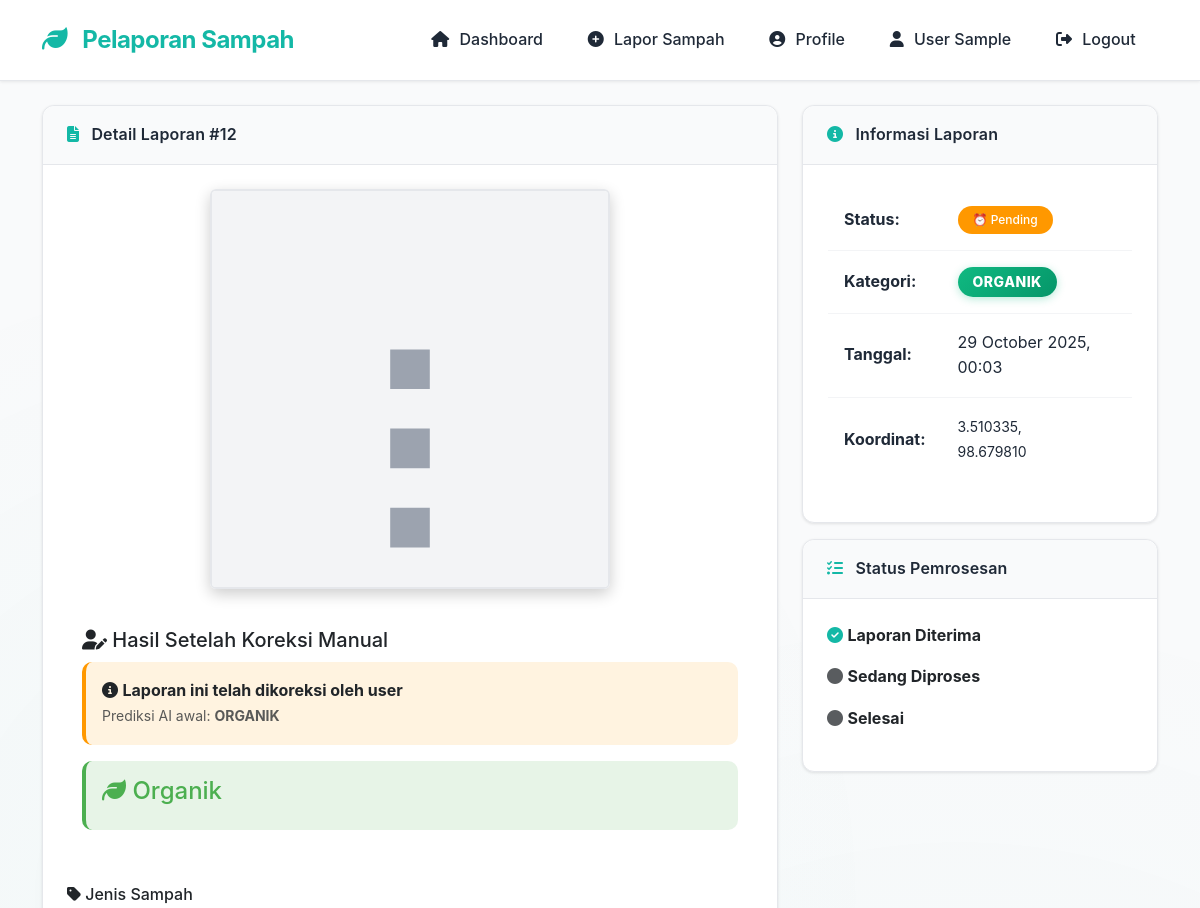
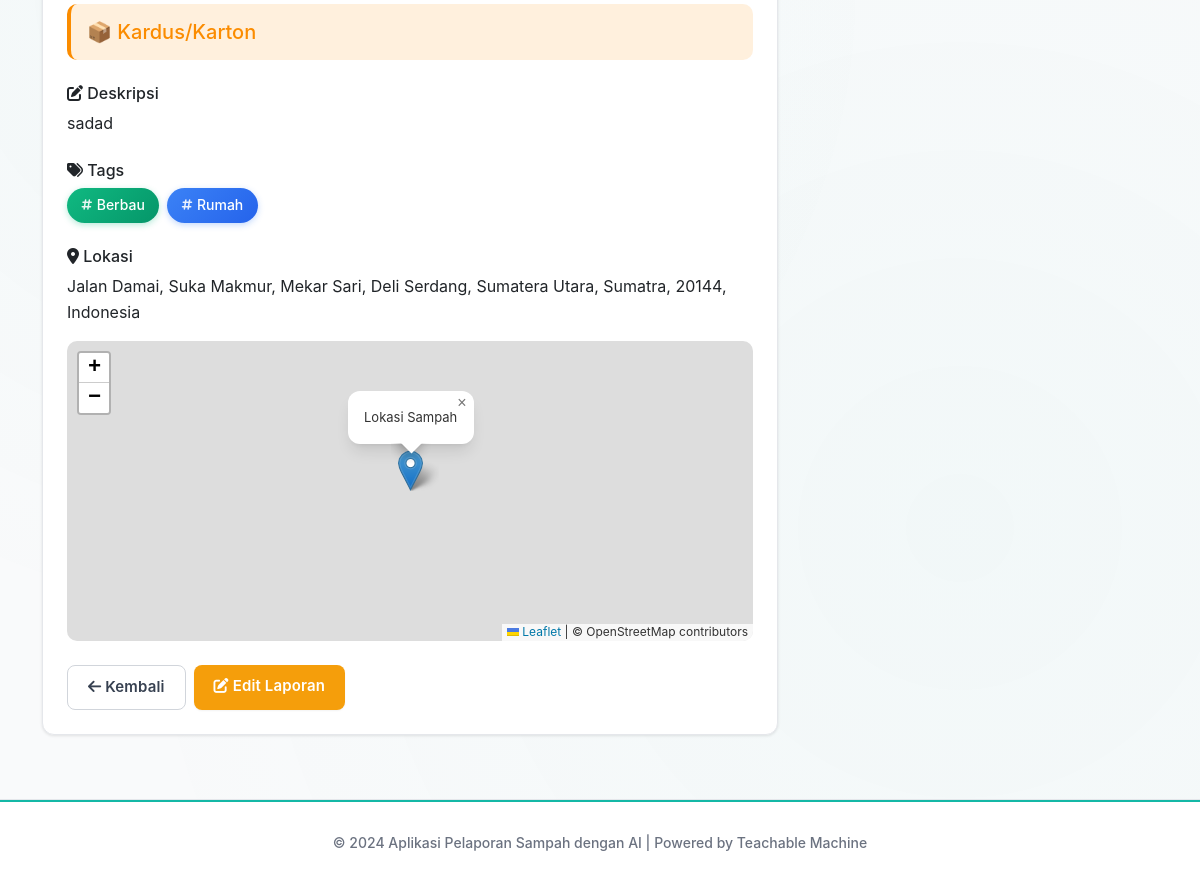
The app's page /user/detail.php?id=12 (signed in) with its own data (2 pictures, top to bottom).
### tables this page shows
CREATE TABLE IF NOT EXISTS `reports` (
  `id` int(11) NOT NULL AUTO_INCREMENT,
  `user_id` int(11) NOT NULL,
  `kategori` enum('organik','anorganik','b3') NOT NULL,
  `jenis_sampah` enum(
    'daun','makanan','kayu','buah_sayur','kotoran_hewan','tulang','kulit_telur','ampas_kopi','kotoran_dapur','kertas_tisu','serbuk_gergaji',
    'botol_plastik','kantong_plastik','gelas_plastik','sedotan_plastik','styrofoam','kemasan_plastik','ember_plastik','mainan_plastik','jerigen_plastik','plastik_lainnya','plastik',
    'kertas','koran','buku','karton','kertas_kantor','amplop','dus_bekas',
    'kaleng_minuman','kaleng_makanan','logam','kawat','paku','seng','foil_aluminium',
    'botol_kaca','pecahan_kaca','cermin','stoples_kaca','kaca',
    'kain','sepatu','tas','selimut','boneka','topi',
    'ban_bekas','sandal_karet','sarung_tangan','balon','pipa_pralon',
    'keramik','bata','karpet','kasur','furniture','gabus','lilin',
    'baterai','lampu','elektronik','hp_bekas','komputer','tv_bekas','kabel_elektronik','charger','aki',
    'oli','cat','obat','pestisida','semprot_serangga','tinta_printer','kaleng_aerosol','termometer',
    'masker','jarum_suntik','sarung_tangan_medis','perban',
    'tidak_diketahui','lainnya'
  ) DEFAULT NULL COMMENT 'Jenis sampah spesifik - 80+ kategori',
  `gambar` varchar(255) NOT NULL,
  `additional_images` text DEFAULT NULL COMMENT 'JSON array untuk gambar tambahan',
  `deskripsi` text DEFAULT NULL,
  `lokasi_latitude` decimal(10,8) NOT NULL,
  `lokasi_longitude` decimal(11,8) NOT NULL,
  `alamat_lokasi` text NOT NULL,
  `whatsapp_number` varchar(20) DEFAULT NULL COMMENT 'Nomor WhatsApp user untuk notifikasi',
  `confidence` decimal(5,2) DEFAULT NULL COMMENT 'AI confidence score (0-100)',
  `ai_prediction` enum('organik','anorganik','b3') DEFAULT NULL,
  `is_corrected` tinyint(1) DEFAULT 0 COMMENT 'Apakah sudah dikoreksi manual oleh admin',
  `correction_note` text DEFAULT NULL COMMENT 'Catatan koreksi dari admin',
  `tags` varchar(500) DEFAULT NULL COMMENT 'Comma-separated tags untuk analitik',
  `status` enum('pending','diproses','selesai') DEFAULT 'pending',
  `created_at` timestamp NOT NULL DEFAULT current_timestamp(),
  PRIMARY KEY (`id`),
  KEY `user_id` (`user_id`),
  KEY `idx_status` (`status`),
  KEY `idx_kategori` (`kategori`),
  KEY `idx_created_at` (`created_at`),
  CONSTRAINT `reports_ibfk_1` FOREIGN KEY (`user_id`) REFERENCES `users` (`id`) ON DELETE CASCADE
);

### user/detail.php (the view, shortened to what the rows shown need)
<?php
require_once '../classes/Report.php';
require_once '../assets/js/jenis-sampah.php';
$database = new Database();
$db = $database->getConnection();
$report = new Report($db);
$id = filter_input(INPUT_GET, 'id', FILTER_VALIDATE_INT);
$reportData = $report->getById($id);
?>
<!DOCTYPE html>
<html lang="id">
<head>
    <link href="https://cdn.jsdelivr.net/npm/bootstrap@5.3.0/dist/css/bootstrap.min.css" rel="stylesheet">
    <link rel="stylesheet" href="https://cdnjs.cloudflare.com/ajax/libs/font-awesome/6.4.0/css/all.min.css">
    <link rel="stylesheet" href="https://unpkg.com/leaflet@1.9.4/dist/leaflet.css" />
    <link rel="stylesheet" href="../assets/css/style.css">
</head>
<body>
    <div class="container mt-4 mb-5">
        <div class="row">
            <div class="col-lg-8">
                <div class="card fade-in">
                    <div class="card-header">
                        <i class="fas fa-file-alt"></i> Detail Laporan #<?php echo $reportData['id']; ?>
                    </div>
                    <div class="card-body">
                        <div class="text-center mb-4">
                        </div>
                        <div class="classification-result mb-4">
                            <?php if (isset($reportData['is_corrected']) && $reportData['is_corrected']): ?>
                                <div class="alert" style="background-color: #fff3e0; border-left: 4px solid #ff9800;">
                                    <?php if (!empty($reportData['ai_prediction'])): ?>
                                        <small class="text-muted">
                                            Prediksi AI awal: <strong><?php echo strtoupper($reportData['ai_prediction']); ?></strong>
                                        </small>
                                    <?php endif; ?>
                                </div>
                            <?php else: ?>
                                <h5><i class="fas fa-robot"></i> Hasil Klasifikasi AI</h5>
                            <?php endif; ?>
                        </div>
                        <?php if (isset($reportData['jenis_sampah'])): ?>
                            <?php $jenisInfo = getJenisSampahInfo($reportData['jenis_sampah']); ?>
                            <div class="mb-4">
                                <h6><i class="fas fa-tag"></i> Jenis Sampah</h6>
                                <div class="alert" style="background-color: <?php echo $jenisInfo['color']; ?>22; border-left: 4px solid <?php echo $jenisInfo['color']; ?>;">
                                    <h5 style="color: <?php echo $jenisInfo['color']; ?>; margin-bottom: 0;">
                                        <?php echo $jenisInfo['icon']; ?> <?php echo $jenisInfo['label']; ?>
                                    </h5>
                                </div>
                            </div>
                        <?php endif; ?>
                        <?php if ($reportData['deskripsi']): ?>
                            <div class="mb-4">
                                <h6><i class="fas fa-edit"></i> Deskripsi</h6>
                                <p><?php echo nl2br(htmlspecialchars($reportData['deskripsi'])); ?></p>
                            </div>
                        <?php endif; ?>
                        <?php if (!empty($reportData['tags'])): ?>
                            <div class="mb-4">
                                <div class="tags-display">
                                    <?php
                                    $tagsArray = explode(',', $reportData['tags']);
                                    foreach ($tagsArray as $tag):
                                        $tag = trim($tag);
                                        if (!empty($tag)):
                                    ?>
                                        <span class="tag-badge">
                                            <i class="fas fa-hashtag"></i> <?php echo htmlspecialchars($tag); ?>
                                        </span>
                                    <?php
                                        endif;
                                    endforeach;
                                    ?>
                                </div>
                            </div>
                        <?php endif; ?>
                        <div class="mb-4">
                            <h6><i class="fas fa-map-marker-alt"></i> Lokasi</h6>
                            <p><?php echo htmlspecialchars($reportData['alamat_lokasi']); ?></p>
                            <div id="detailMap" style="height: 300px; border-radius: 10px;"></div>
                        </div>
                        <div class="d-grid gap-2 d-md-flex justify-content-md-start">
                        </div>
                    </div>
                </div>
            </div>
            <div class="col-lg-4">
                <div class="card mb-3 fade-in">
                    <div class="card-body">
                        <table class="table table-sm">
                            <tr>
                                <td>
                                    <span class="badge badge-<?php echo $reportData['status']; ?>">
                                        <?php
                                        $statusLabels = [
                                            'pending' => '⏰ Pending',
                                            'diproses' => '🔄 Diproses',
                                            'selesai' => '✅ Selesai',
                                            'ditolak' => '❌ Ditolak'
                                        ];
                                        echo $statusLabels[$reportData['status']] ?? ucfirst($reportData['status']);
                                        ?>
                                    </span>
                                </td>
                            </tr>
                            <tr>
                                <td>
                                    <span class="badge badge-<?php echo $reportData['kategori']; ?>">
                                        <?php echo strtoupper($reportData['kategori']); ?>
                                    </span>
                                </td>
                            </tr>
                            <tr>
                                <td><strong>Tanggal:</strong></td>
                                <td><?php echo date('d F Y, H:i', strtotime($reportData['created_at'])); ?></td>
                            </tr>
                            <tr>
                                <td>
                                    <small>
                                        <?php echo number_format($reportData['lokasi_latitude'], 6); ?>,<br>
                                        <?php echo number_format($reportData['lokasi_longitude'], 6); ?>
                                    </small>
                                </td>
                            </tr>
                        </table>
                    </div>
                </div>
            </div>
        </div>
    </div>
</body>
</html>

### records on screen
reports: id "12", ai_prediction "ORGANIK", jenis_sampah "📦", jenis_sampah "Kardus/Karton", deskripsi "sadad", tags "Berbau", tags "Rumah", alamat_lokasi "Jalan Damai, Suka Makmur, Mekar Sari, Deli Serdang, Sumatera Utara, Sumatra, 20144, Indonesia", status "⏰ Pending", kategori "ORGANIK", created_at "29 October 2025, 00:03", lokasi_latitude "3.510335", lokasi_longitude "98.679810"

### other values on screen
$_SESSION['nama'] "User Sample"
$categoryName "Organik"
